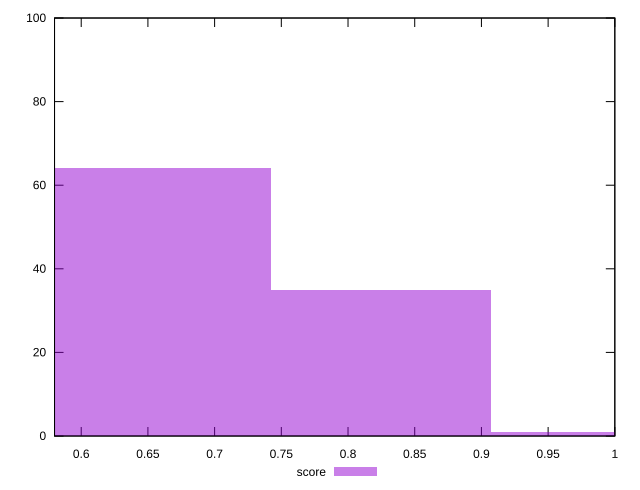

This chart was generated by the following gnuplot code:
reset

$score <<EOF
0.6598743542911715 64
0.8248429428639643 35
0.9898115314367573 1
EOF

set key outside below
set boxwidth 0.16496858857279287
set xrange [0.58:1]
set yrange [0:100]
set trange [0:100]
set style fill transparent solid 0.5 noborder
set terminal svg size 640, 490 enhanced background rgb 'white'
set output "report_00013_2021-02-09T12-04-24.940Z/uses-webp-images/samples/pages+cached/score/histogram.svg"

plot $score title "score" with boxes

reset
